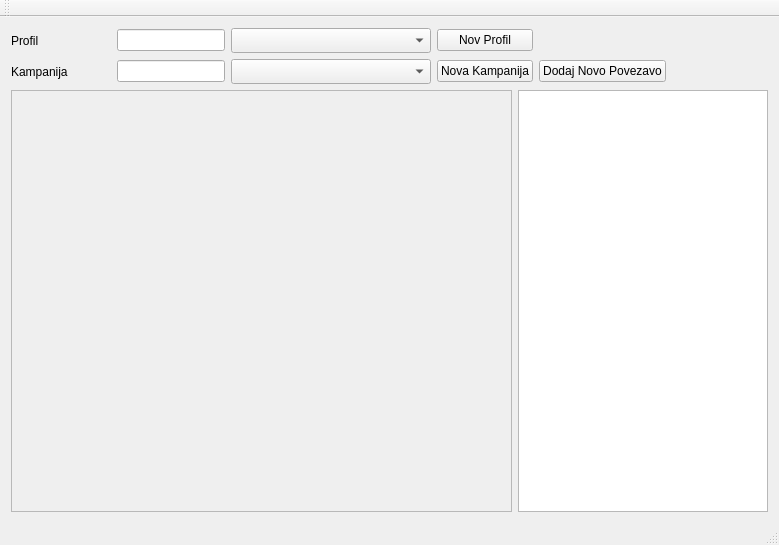
<?xml version="1.0" encoding="UTF-8"?>
<ui version="4.0">
 <class>MainWindow</class>
 <widget class="QMainWindow" name="MainWindow">
  <property name="geometry">
   <rect>
    <x>0</x>
    <y>0</y>
    <width>779</width>
    <height>545</height>
   </rect>
  </property>
  <property name="windowTitle">
   <string>MainWindow</string>
  </property>
  <widget class="QWidget" name="centralWidget">
   <layout class="QVBoxLayout" name="verticalLayout">
    <item>
     <layout class="QHBoxLayout" name="horizontalLayout">
      <item>
       <layout class="QGridLayout" name="gridLayout">
        <item row="1" column="0">
         <widget class="QLabel" name="label_2">
          <property name="minimumSize">
           <size>
            <width>100</width>
            <height>0</height>
           </size>
          </property>
          <property name="maximumSize">
           <size>
            <width>100</width>
            <height>16777215</height>
           </size>
          </property>
          <property name="text">
           <string>Kampanija</string>
          </property>
         </widget>
        </item>
        <item row="0" column="1">
         <widget class="QLineEdit" name="profile_id"/>
        </item>
        <item row="1" column="1">
         <widget class="QLineEdit" name="campaign_id"/>
        </item>
        <item row="1" column="2">
         <widget class="QComboBox" name="campaign_name">
          <property name="minimumSize">
           <size>
            <width>200</width>
            <height>25</height>
           </size>
          </property>
          <property name="maximumSize">
           <size>
            <width>300</width>
            <height>16777215</height>
           </size>
          </property>
         </widget>
        </item>
        <item row="1" column="3">
         <widget class="QPushButton" name="new_campaign">
          <property name="text">
           <string>Nova Kampanija</string>
          </property>
         </widget>
        </item>
        <item row="0" column="3">
         <widget class="QPushButton" name="new_profile">
          <property name="text">
           <string>Nov Profil</string>
          </property>
         </widget>
        </item>
        <item row="0" column="0">
         <widget class="QLabel" name="label">
          <property name="minimumSize">
           <size>
            <width>100</width>
            <height>0</height>
           </size>
          </property>
          <property name="maximumSize">
           <size>
            <width>100</width>
            <height>16777215</height>
           </size>
          </property>
          <property name="text">
           <string>Profil</string>
          </property>
         </widget>
        </item>
        <item row="0" column="2">
         <widget class="QComboBox" name="profile_name">
          <property name="minimumSize">
           <size>
            <width>200</width>
            <height>25</height>
           </size>
          </property>
          <property name="maximumSize">
           <size>
            <width>300</width>
            <height>16777215</height>
           </size>
          </property>
         </widget>
        </item>
        <item row="1" column="4">
         <widget class="QPushButton" name="btn_add_link">
          <property name="text">
           <string>Dodaj Novo Povezavo</string>
          </property>
         </widget>
        </item>
       </layout>
      </item>
      <item>
       <spacer name="horizontalSpacer">
        <property name="orientation">
         <enum>Qt::Horizontal</enum>
        </property>
        <property name="sizeHint" stdset="0">
         <size>
          <width>40</width>
          <height>20</height>
         </size>
        </property>
       </spacer>
      </item>
     </layout>
    </item>
    <item>
     <layout class="QHBoxLayout" name="horizontalLayout_2">
      <item>
       <widget class="QScrollArea" name="scrollArea">
        <property name="widgetResizable">
         <bool>true</bool>
        </property>
        <widget class="QWidget" name="scrollAreaWidgetContents">
         <property name="geometry">
          <rect>
           <x>0</x>
           <y>0</y>
           <width>501</width>
           <height>398</height>
          </rect>
         </property>
        </widget>
       </widget>
      </item>
      <item>
       <widget class="QTableWidget" name="tbl_links">
        <property name="minimumSize">
         <size>
          <width>250</width>
          <height>0</height>
         </size>
        </property>
        <property name="maximumSize">
         <size>
          <width>250</width>
          <height>16777215</height>
         </size>
        </property>
        <property name="editTriggers">
         <set>QAbstractItemView::NoEditTriggers</set>
        </property>
        <property name="alternatingRowColors">
         <bool>true</bool>
        </property>
        <property name="selectionMode">
         <enum>QAbstractItemView::SingleSelection</enum>
        </property>
        <property name="selectionBehavior">
         <enum>QAbstractItemView::SelectRows</enum>
        </property>
        <property name="sortingEnabled">
         <bool>true</bool>
        </property>
       </widget>
      </item>
     </layout>
    </item>
   </layout>
  </widget>
  <widget class="QMenuBar" name="menuBar">
   <property name="geometry">
    <rect>
     <x>0</x>
     <y>0</y>
     <width>779</width>
     <height>20</height>
    </rect>
   </property>
  </widget>
  <widget class="QToolBar" name="mainToolBar">
   <attribute name="toolBarArea">
    <enum>TopToolBarArea</enum>
   </attribute>
   <attribute name="toolBarBreak">
    <bool>false</bool>
   </attribute>
  </widget>
  <widget class="QStatusBar" name="statusBar"/>
  <action name="actionTvori_novo">
   <property name="text">
    <string>Tvori novo</string>
   </property>
  </action>
  <action name="actionUrejaj_obstoje_e">
   <property name="text">
    <string>Urejaj obstoječe</string>
   </property>
  </action>
  <action name="actionIzhod">
   <property name="text">
    <string>Izhod</string>
   </property>
  </action>
  <action name="actionVir_Source">
   <property name="text">
    <string>Vir (Source)</string>
   </property>
  </action>
  <action name="actionMedij_Medium">
   <property name="text">
    <string>Medij (Medium)</string>
   </property>
  </action>
 </widget>
 <layoutdefault spacing="6" margin="11"/>
 <tabstops>
  <tabstop>profile_id</tabstop>
  <tabstop>profile_name</tabstop>
  <tabstop>new_profile</tabstop>
  <tabstop>campaign_id</tabstop>
  <tabstop>campaign_name</tabstop>
  <tabstop>new_campaign</tabstop>
  <tabstop>scrollArea</tabstop>
 </tabstops>
 <resources/>
 <connections/>
</ui>
